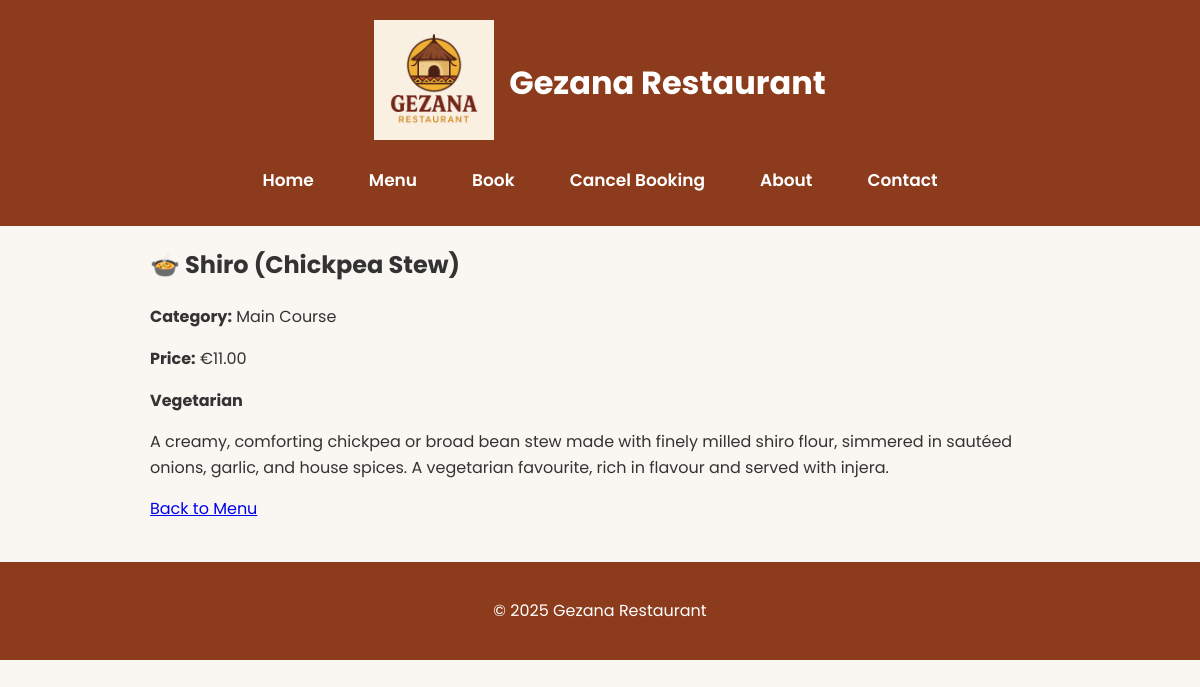
The page /menu/3/ on the database its author committed.
### gezana_app/models.py (models this page shows, shortened)
class MenuItem(models.Model):
    CATEGORY_CHOICES = [
        ("starter", "Starter"),
        ("main", "Main Course"),
        ("side", "Side Dish"),
        ("dessert", "Dessert"),
        ("drink", "Drink"),
    ]
    name = models.CharField(max_length=100)
    description = models.TextField()
    ingredients = models.TextField(default="Ingredients not provided.", help_text="List the ingredients for this dish")
    category = models.CharField(max_length=20, choices=CATEGORY_CHOICES)
    price = models.DecimalField(max_digits=6, decimal_places=2)
    is_vegetarian = models.BooleanField(default=False)
    is_popular = models.BooleanField(default=False)
    is_new = models.BooleanField(default=False)
    is_chef_choice = models.BooleanField(default=False)
    image = models.ImageField(upload_to="menu_images/", blank=True, null=True)

### gezana_app/views.py (the view)
# urls.py: path("menu/<int:pk>/", views.menu_detail, name="menu_detail"),
def menu_detail(request, pk):
    item = get_object_or_404(MenuItem, pk=pk)
    return render(request, "gezana_app/menu_detail.html", {"item": item})

### gezana_app/templates/gezana_app/menu_detail.html (shortened to what this page needs)
{% extends "gezana_app/base.html" %}  {% block content %}
<h2>{{ item.name }}</h2>
<p><strong>Category:</strong> {{ item.get_category_display }}</p>
<p><strong>Price:</strong> €{{ item.price }}</p>
{% if item.is_vegetarian %}
<p><strong>Vegetarian</strong></p>
{% endif %}
<p>{{ item.description }}</p>
<a href="{% url 'gezana_app:menu_list' %}">Back to Menu</a>
{% endblock %}

### gezana_app/static/css/style.css (style rules this page uses)
body { font-family: "Poppins", sans-serif; margin: 0; padding: 0; background: #faf7f2; color: #333; line-height: 1.6; }

### rows shown on the page
MenuItem: name "🍲 Shiro (Chickpea Stew)", category "Main Course", price "11.00", description "A creamy, comforting chickpea or broad bean stew made with finely milled shiro flour, simmered in sautéed onions, garlic, and house spices. A vegetarian favourite, rich in flavour and served with injera."
